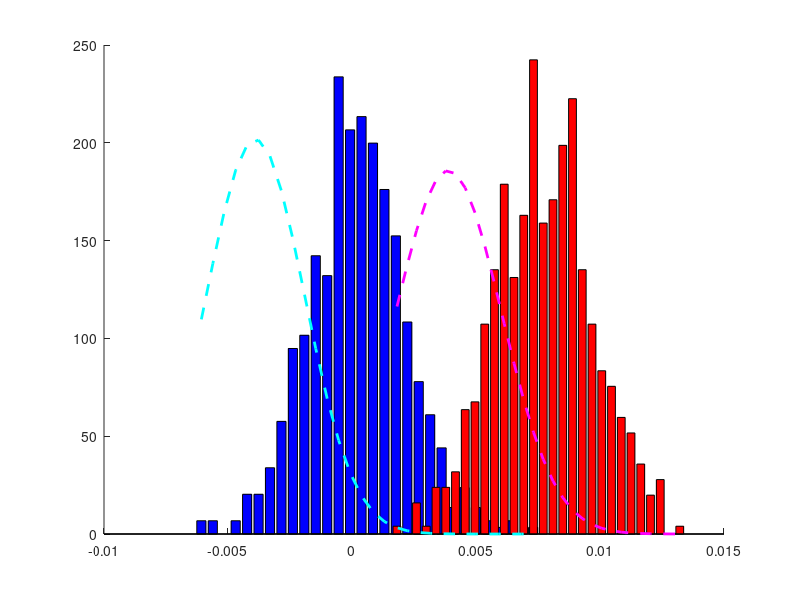

Recreate this plot in MATLAB.
%% Section 4.5.3 Kernel ridge regression
% This page contains simulations in Section 4.5.3.

%%
close all; clear; clc

testcase='mixed'; % (among means,var,orth,mixed,MNIST,cifar10)
kernel='gauss';  % (among poly,poly_zero,gauss,linear)

k=2;
switch testcase
    case 'means'
        p_over_n=4;
        p=256;
        cs=[1/2,1/2];
        means = @(i) [zeros(i-1,1);1;zeros(p-i,1)]*5;
        covs  = @(i) eye(p);
        
        switch kernel
            case 'poly'
                derivs=[5 -1 3];
            case 'gauss'
                sigma2=1;
            case 'linear'
                a = 10;
        end
        
    case 'var'
        p_over_n=4;
        p=256;
        
        cs=[3/4 1/4];
        
        means = @(i) zeros(p,1);
        covs  = @(i) eye(p)*(1+(i-1)/sqrt(p)*10);
        
        switch kernel
            case 'poly'
                derivs=[5 -1 3];
                
            case 'poly_zero'
                derivs=[5 0 2];
                
            case 'gauss'
                sigma2=1;
                
            case 'linear'
                a = 10;
        end
        
    case 'orth'
        p_over_n=1/4;
        p=2048;
        n = p/p_over_n;
        n_test = n;
        
        cs=[1/2 1/2];
        
        means = @(i) zeros(p,1);
        %covs  = @(i) diag([zeros(1,sum(prop_classes(1:i-1))*p) ones(1,prop_classes(i)*p) zeros(1,sum(prop_classes(i+1:end))*p)]);
        %covs  = @(i) diag([ones(1,sum(prop_classes(1:i-1))*p) 2*ones(1,prop_classes(i)*p) ones(1,sum(prop_classes(i+1:end))*p)]);
        covs = @(i) toeplitz((4*(i-1)/10).^(0:(p-1)));
        
        
        switch kernel
            case 'poly'
                derivs=[4 -1 3];
            case 'poly_zero'
                derivs=[4 0 2];
            case 'gauss'
                sigma2=1;
            case 'linear'
                a = 10;
        end
        
    case 'mixed'
        %p_over_n=2;
        %p=64;
        p_over_n=4;
        p=512;
        n = p/p_over_n;
        n_test = n;
        
        cs=[1/2 1/2];
        
        means = @(i) [zeros(i-1,1);1;zeros(p-i,1)]*3;
        %covs = @(i) eye(p);
        %covs  = @(i) eye(p)*(1+(i-1)/sqrt(p)*10);
        %covs = @(i) toeplitz((4*(i-1)/10).^(0:(p-1)));
        covs = @(i) toeplitz((4*(i-1)/10).^(0:(p-1)))*(1+(i-1)/sqrt(p)*5);
        
        switch kernel
            case 'poly'
                derivs=[5 -5 3];
            case 'poly_zero'
                derivs=[4 0 2];
                %derivs=[5 -5 0];
            case 'gauss'
                sigma2=1;
        end
        
    case {'MNIST','USPS','cifar10'}
        n = 2000;
        n_test = 256;
        
        switch testcase
            case 'MNIST'
                init_images=loadMNISTImages('train-images-idx3-ubyte');
                init_labels=loadMNISTLabels('train-labels-idx1-ubyte');
            
            case 'USPS'
                load USPS;
                init_images = fea';
                init_labels = gnd;
            
            case 'cifar10'
                load('cifar_total_train.mat');
                init_images = double(total_images');
                init_labels = double(total_labels);
        end
        
        [labels,idx_init_labels]=sort(init_labels,'ascend');
        images=init_images(:,idx_init_labels);
        init_n=length(images(1,:));
        
        p=length(images(:,1));
        
        noise_level_dB=-Inf;
        %noise_level_dB=0;
        noise_level=10^(noise_level_dB/10);
        Noise = rand(p,init_n)*sqrt(12)*sqrt(noise_level*var(images(:)));
        
        %%% Add noise to images
        %images=images+Noise;
        
        mean_images=mean(images,2);
        norm2_images=0;
        for i=1:init_n
            norm2_images=norm2_images+1/init_n*norm(images(:,i)-mean_images)^2;
        end
        images=(images-mean_images*ones(1,size(images,2)))/sqrt(norm2_images)*sqrt(p);
        
        %selected_labels=[3 8 9];
        
        selected_labels=[2 3];
        %selected_labels=[8 9];
        selected_images=[];
        j=1;
        for i=selected_labels
            selected_images=[selected_images images(:,labels==i)];
            MNIST{j}=images(:,labels==i);
            j=j+1;
        end
        
        mean_selected_images=mean(selected_images,2);
        norm2_selected_images=mean(sum(abs(selected_images-mean_selected_images*ones(1,length(selected_images))).^2));
        
        for j=1:length(selected_labels)
            MNIST{j}=(MNIST{j}-mean_selected_images*ones(1,size(MNIST{j},2)))/sqrt(norm2_selected_images)*sqrt(p);
        end
        
        means = @(i) mean(MNIST{i},2);
        covs = @(i) 1/length(MNIST{i})*(MNIST{i}*MNIST{i}')-means(i)*means(i)';
        
        %         selected_labels=[1 7];
        %
        %         j=1;
        %         for i=selected_labels
        %             MNIST{j}=images(:,labels==i);
        %             j=j+1;
        %         end
        %
        %         means = @(i) mean(MNIST{i},2);
        %         covs = @(i) 1/length(MNIST{i})*(MNIST{i}*MNIST{i}')-means(i)*means(i)';
        
        cs=[1/2 1/2];
        
        
        switch kernel
            case 'poly'
                %derivs=[5 -1 3];
                derivs=[5 -1 10];
            case 'poly_zero'
                derivs=[1 0 10];
            case 'gauss'
                sigma2=1;
            case 'linear'
                a = 10;
        end
        
        
    case 'adult'
        
        load('adult.mat');
        
        p = size(data{1},1);
        
        n = 1024;
        n_test = n;
        cs = [1/2 1/2];
        ns = floor(cs*n);
        ns_test = floor(cs*n_test);
        
        X = [data{1} data{2}];
        mean_X=mean(X,2);
        norm2_X=0;
        for i=1:size(X,2)
            norm2_X=norm2_X+1/size(X,2)*norm(X(:,i)-mean_X)^2;
        end
        data{1}=(data{1}-mean_X*ones(1,size(data{1},2)))/sqrt(norm2_X)*sqrt(p);
        data{2}=(data{2}-mean_X*ones(1,size(data{2},2)))/sqrt(norm2_X)*sqrt(p);
        
        for i = 1:2
            data_train{i} = data{i}(:,randperm(ns(i)));
            data_test{i} = data{i}(:,ns(i)+randperm(ns_test(i)));
        end
        
        
        means = @(i) mean(data{i},2);
        covs = @(i) 1/size(data{i},2)*(data{i}*data{i}')-means(i)*means(i)';
        
        cs=[1/2 1/2];
        
        switch kernel
            case 'poly'
                %derivs=[5 -1 3];
                derivs=[5 -1 10];
            case 'poly_zero'
                derivs=[1 0 10];
            case 'gauss'
                sigma2=1;
            case 'linear'
                a = 10;
        end
        
end

covs_o=zeros(p);
for i=1:k
    covs_o=covs_o+covs(i)*cs(i);
end
tau_th  = 2/p*trace(covs_o);

loops = 10;
g_ = zeros(n_test,loops);
g_test = zeros(n_test,loops);
success_rate = zeros(1,loops);

for loop=1:loops
    
    %%% Build data matrix X
    
    switch testcase
        case 'MNIST'
            X=zeros(p,n);
            X_test=zeros(p,n_test);
            for i=1:k
                %X(:,sum(cs(1:(i-1)))*n+1:sum(cs(1:i))*n)=MNIST{i}(:,1:n*cs(i));
                %X_test(:,sum(cs(1:(i-1)))*n_test+1:sum(cs(1:i))*n_test)=MNIST{i}(:,n+1:n+n_test*cs(i));
                
                %%% Random data picking
                data = MNIST{i}(:,randperm(size(MNIST{i},2)));
                X(:,sum(cs(1:(i-1)))*n+1:sum(cs(1:i))*n)=data(:,1:n*cs(i));
                X_test(:,sum(cs(1:(i-1)))*n_test+1:sum(cs(1:i))*n_test)=data(:,n+1:n+n_test*cs(i));
                
                %W(:,sum(cs(1:(i-1)))*n+1:sum(cs(1:i))*n)=X(:,sum(cs(1:(i-1)))*n+1:sum(cs(1:i))*n)-means(i)*ones(1,cs(i)*n);
            end
            
            clear init_images;
            clear init_labels;
            
            kurtosis=0;
        case 'adult'
            X=zeros(p,n);
            X_test=zeros(p,n_test);
            for i=1:k
                %X(:,sum(cs(1:(i-1)))*n+1:sum(cs(1:i))*n)=MNIST{i}(:,1:n*cs(i));
                %X_test(:,sum(cs(1:(i-1)))*n_test+1:sum(cs(1:i))*n_test)=MNIST{i}(:,n+1:n+n_test*cs(i));
                
                %%% Random data picking
                X(:,sum(cs(1:(i-1)))*n+1:sum(cs(1:i))*n)=data_train{i};
                X_test(:,sum(cs(1:(i-1)))*n_test+1:sum(cs(1:i))*n_test)=data_test{i};
                %W(:,sum(cs(1:(i-1)))*n+1:sum(cs(1:i))*n)=X(:,sum(cs(1:(i-1)))*n+1:sum(cs(1:i))*n)-means(i)*ones(1,cs(i)*n);
            end
            
        otherwise
            W=zeros(p,n);
            W_test=zeros(p,n_test);
            for i=1:k
                W(:,sum(cs(1:(i-1)))*n+1:sum(cs(1:i))*n)=covs(i)^(1/2)*randn(p,cs(i)*n);
                %W_test(:,sum(cs(1:(i-1)))*n_test+1:sum(cs(1:i))*n_test)=covs(i)^(1/2)*randn(p,cs(i)*n_test);
                W_test(:,sum(cs(1:(i-1)))*n_test+1:sum(cs(1:i))*n_test)=covs(i)^(1/2)*randn(p,cs(i)*n_test);
            end
            
            X=zeros(p,n);
            X_test=zeros(p,n_test);
            for i=1:k
                X(:,sum(cs(1:(i-1)))*n+1:sum(cs(1:i))*n)=W(:,sum(cs(1:(i-1)))*n+1:sum(cs(1:i))*n)+means(i)*ones(1,cs(i)*n);
                X_test(:,sum(cs(1:(i-1)))*n_test+1:sum(cs(1:i))*n_test)=W_test(:,sum(cs(1:(i-1)))*n_test+1:sum(cs(1:i))*n_test)+means(i)*ones(1,cs(i)*n_test);
            end
            
            kurtosis=0;
    end
    
    XX=X'*X/p;
    
    %%% Create Kernel function
    
    tau_est = 2/n*trace(XX);
    tau = tau_est;
    
    switch kernel
        case {'poly','poly_zero'}
            coeffs=zeros(1,length(derivs));
            for i=1:length(derivs);
                coeffs(i)=derivs(length(derivs)+1-i)/factorial(length(derivs)-i);
            end
            f = @(x) polyval(coeffs,x-tau_est);
            
        case 'gauss'
            sigma2=1;
            f = @(x) exp(-x/(2*sigma2));
            derivs_emp=[f(tau_est) -1/(2*sigma2)*f(tau_est) 1/(4*sigma2^2)*f(tau_est)];
            
        case 'linear'
            f = @(x) a1*x+a2;
            derivs=[f(tau_est) a1 0];
            disp(f(tau_est));
            disp('should be positive')
    end
    
    %%% Build Kernel matrix and vector y
    
    K=f(diag(XX)*ones(1,n)+ones(n,1)*diag(XX)'-2*XX);
    %DK = diag(K*ones(n,1));
     
    %y = [-ones(cs(1)*n,1);ones(cs(2)*n,1)];
    y_test = [-ones(cs(1)*n_test,1);ones(cs(2)*n_test,1)];
    y = [-ones(cs(1)*n,1);ones(cs(2)*n,1)];
    y_ = [-ones(cs(1)*n,1)/cs(1);ones(cs(2)*n,1)/cs(2)];
    
    %%% SVM
    %alpha=quadprog(diag(y)*K*diag(y),-ones(n,1),-eye(n),zeros(n,1),y',0);
    %v = K*diag(y)*alpha;
    %b = (mean(v(ns(1)))+mean(v(ns(2))))/2;
    
    %%% LS-SVM
    gamma = 1;
    S = K+n/gamma*eye(n);
    invS_y = S\y;
    invS_y_ = S\y_;
    invS_1 = S\ones(n,1);
    
    b = sum(invS_y)/sum(invS_1);
    %b_ = sum(invS_y_)/sum(invS_1);
    
    %alpha = invS_y-invS_1*b;
    % without b
    alpha = invS_y;
    
    
    %alpha_ = invS_y_-invS_1*b_;
    %g = @(x) sign(f((x'*x)*ones(n,1)+diag(XX)-2*(X'*x))'*diag(y)*alpha+b);
    
    g = @(Y) alpha'*f(diag(XX)*ones(1,size(Y,2))+ones(n,1)*diag(Y'*Y/p)'-2*(X'*Y/p))+b;
    %%% remove b
    %g = @(Y) alpha'*f(diag(XX)*ones(1,size(Y,2))+ones(n,1)*diag(Y'*Y/p)'-2*(X'*Y/p));
    
    % figure;hist(alpha,25);
    % sum(abs(alpha)>1e-5)/n
    g_(:,loop) = g(X_test)';
    %g_test(:,loop) = g_T(X_test)';
    %success_rate(loop) = 1/n_test*(sum(g_(1:cs(1)*n_test,loop)<cs(2)-cs(1))+sum(g_(cs(1)*n_test+1:end,loop)>cs(2)-cs(1)));
    loop
end

switch kernel
    case 'gauss'
        derivs=[f(tau) -1/(2*sigma2)*f(tau) 1/(4*sigma2^2)*f(tau)];
end

E = [mean(reshape(g_(1:cs(1)*n_test,:),loops*cs(1)*n_test,1)),mean(reshape(g_(cs(1)*n_test+1:end,:),loops*cs(2)*n_test,1))]
Var = [var(reshape(g_(1:cs(1)*n_test,:),loops*cs(1)*n_test,1)),var(reshape(g_(cs(1)*n_test+1:end,:),loops*cs(2)*n_test,1))]
t1 = trace(covs(1)-cs(1)*covs(1)-cs(2)*covs(2))/sqrt(p);
t2 = trace(covs(2)-cs(1)*covs(1)-cs(2)*covs(2))/sqrt(p);
%D = -2*derivs(2)/p*(norm(means(1)-means(2)))^2+derivs(3)/p*(t1-t2)^2+4*derivs(3)/p^2*trace((covs(1)-covs(2))^2);
D = -2*derivs(2)/p*(norm(means(1)-means(2)))^2+derivs(3)/p*(t1-t2)^2+2*derivs(3)/p^2*trace((covs(1)-covs(2))^2);
  
mean_th = (cs(2)-cs(1))*[1;1]+2*cs(1)*cs(2)*gamma*D*[-cs(2);cs(1)];
%mean_th_test = gamma*D*[-cs(2);cs(1)];
%cov_th = 8*gamma^2*cs(1)^2*cs(2)^2*(t2-t1)^2*derivs(3)^2/p^3*[trace(covs(1)^2);trace(covs(2)^2)]...
%    +16*gamma^2*cs(1)^2*cs(2)^2*derivs(2)^2/p^2*[(means(2)-means(1))'*covs(1)*(means(2)-means(1));(means(2)-means(1))'*covs(2)*(means(2)-means(1))]...
%    +16*cs(1)*cs(2)*gamma^2*derivs(2)^2/n/p^2*[cs(2)*trace(covs(1)^2)+cs(1)*trace(covs(1)*covs(2));cs(2)*trace(covs(1)*covs(2))+cs(1)*trace(covs(2)^2)];
V11 = (t2-t1)^2*derivs(3)^2/p^3*trace(covs(1)^2);
V12 = (t2-t1)^2*derivs(3)^2/p^3*trace(covs(2)^2);
V21 = 2*derivs(2)^2/p^2*(means(2)-means(1))'*covs(1)*(means(2)-means(1));
V22 = 2*derivs(2)^2/p^2*(means(2)-means(1))'*covs(2)*(means(2)-means(1));
V31 = 2*derivs(2)^2/n/p^2*(trace(covs(1)^2)/cs(1)+trace(covs(1)*covs(2))/cs(2));
V32 = 2*derivs(2)^2/n/p^2*(trace(covs(1)*covs(2))/cs(1)+trace(covs(2)^2)/cs(2));
cov_th= 8*gamma^2*(cs(1)*cs(2))^2*[V11+V21+V31;V12+V22+V32];


(norm(means(2)-means(1)))^2
(trace(covs(2)-covs(1)))^2/p
trace(((covs(2)-covs(1)))^2)/p

xs1=linspace(min(min(g_(1:cs(1)*n_test,:))),max(max(g_(1:cs(1)*n_test,:))),30);
xs2=linspace(min(min(g_(cs(1)*n_test+1:end,:))),max(max(g_(cs(1)*n_test+1:end,:))),30);

figure;
hold on;
step1=xs1(2)-xs1(1);
step2=xs2(2)-xs2(1);
histo1=histc(reshape(g_(1:cs(1)*n_test,:),loops*cs(1)*n_test,1),xs1);
bar(xs1,histo1/step1/loops/(cs(1)*n_test),'b');

histo2=histc(reshape(g_(cs(1)*n_test+1:end,:),loops*cs(2)*n_test,1),xs2);
bar(xs2,histo2/step2/loops/(cs(2)*n_test),'r');

% plot(xs1,normpdf(xs1,mean_th(1),sqrt(cov_th(1))),'b');
% plot(xs2,normpdf(xs2,mean_th(2),sqrt(cov_th(2))),'r');
plot(xs1,normpdf(xs1,mean_th(1),sqrt(cov_th(1))),'c--','LineWidth',2);
plot(xs2,normpdf(xs2,mean_th(2),sqrt(cov_th(2))),'m--','LineWidth',2);
% set(gca,'linewidth',1,'fontsize',15,'fontname','Times');
% legend({'$$g(\mathbf{x})_{\mathbf{x}\in\mathcal{C}_1}$$ histogram',...
%     '$$g(\mathbf{x})_{\mathbf{x}\in\mathcal{C}_2} $$ histogram',...
%     'Gaussian approximation $$G_1$$',...
%     'Gaussian approximation $$G_2$$'},'interpreter','latex');
hold off

%%
% xs1=linspace(min(min(g_test(1:cs(1)*n_test,:))),max(max(g_test(1:cs(1)*n_test,:))),50);
% xs2=linspace(min(min(g_test(cs(1)*n_test+1:end,:))),max(max(g_test(cs(1)*n_test+1:end,:))),50);
% figure;
% hold on;
% step1=xs1(2)-xs1(1);
% step2=xs2(2)-xs2(1);
% histo1=histc(reshape(g_test(1:cs(1)*n_test,:),loops*cs(1)*n_test,1),xs1);
% bar(xs1,histo1/step1/loops/(cs(1)*n_test),'b');
% 
% histo2=histc(reshape(g_test(cs(1)*n_test+1:end,:),loops*cs(2)*n_test,1),xs2);
% bar(xs2,histo2/step2/loops/(cs(2)*n_test),'r');
% 
% 
% plot(xs1,normpdf(xs1,mean_th_test(1),sqrt(cov_th_test(1))),'c--','LineWidth',2);
% plot(xs2,normpdf(xs2,mean_th_test(2),sqrt(cov_th_test(2))),'m--','LineWidth',2);
% set(gca,'linewidth',1,'fontsize',15,'fontname','Times');
% legend({'$$g^{*}(\mathbf{x})_{\mathbf{x}\in\mathcal{C}_1}$$ histogram',...
%     '$$g^{*}(\mathbf{x})_{\mathbf{x}\in\mathcal{C}_2} $$ histogram',...
%     'Gaussian approximation $$G^*_1$$',...
%     'Gaussian approximation $$G^*_2$$'},'interpreter','latex');
% 
% E = [mean(reshape(g_(1:cs(1)*n_test,:),loops*cs(1)*n_test,1)),mean(reshape(g_(cs(1)*n_test+1:end,:),loops*cs(2)*n_test,1))]
% Var = [var(reshape(g_(1:cs(1)*n_test,:),loops*cs(1)*n_test,1)),var(reshape(g_(cs(1)*n_test+1:end,:),loops*cs(2)*n_test,1))]
% hold off
center =  gamma*derivs(1)/(1+gamma*derivs(1))*(cs(2)-cs(1))
disp(eigs(K))

